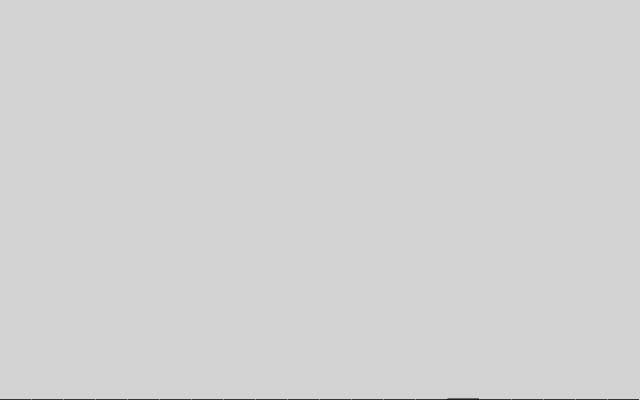
Frame 1 (no input)
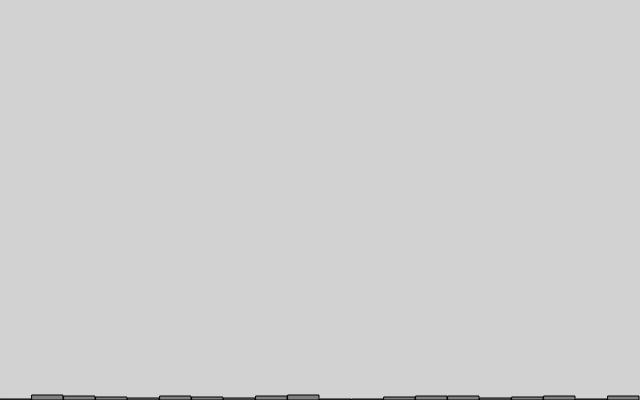
Frame 60 (no input)
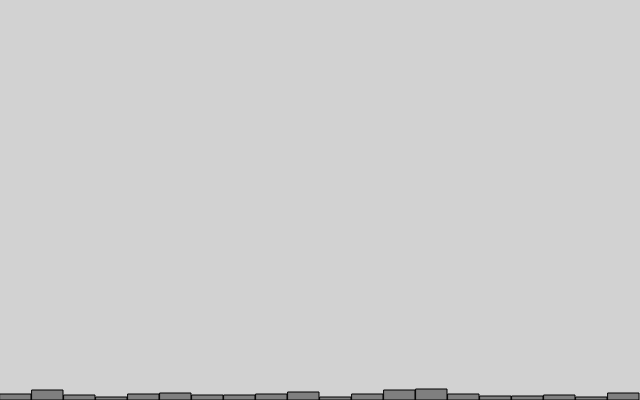
Frame 120 (the mouse pressed at the canvas centre since frame 60)

The p5.js sketch that drew these frames (run headless with seeded random() and noise() and a simulated clock; from frame 60 on, the mouse is pressed at the canvas centre):

// p5.js sketch
// ── sketch.js
// Set a variable to keep track of the random
// numbers chosen. We use an array for this
const randomCounts = [];
// Set the max number af random numbers
const total = 20;

function setup() {
  createCanvas(640, 400);

  // "populate" our array and set every number to 0
  for (let i = 0; i < total; i++) {
    randomCounts[i] = 0;
  }
}

function draw() {
  background(210);

  // Pick a random number and increase the counter
  let index = floor(random(randomCounts.length));
  randomCounts[index]++;

  // draw the "graphs" for the counts
  stroke(0);
  fill(127);

  let w = width / randomCounts.length;
  for (let x = 0; x < randomCounts.length; x++) {
    rect(x * w, height - randomCounts[x], w - 1, randomCounts[x]);
  }
}
